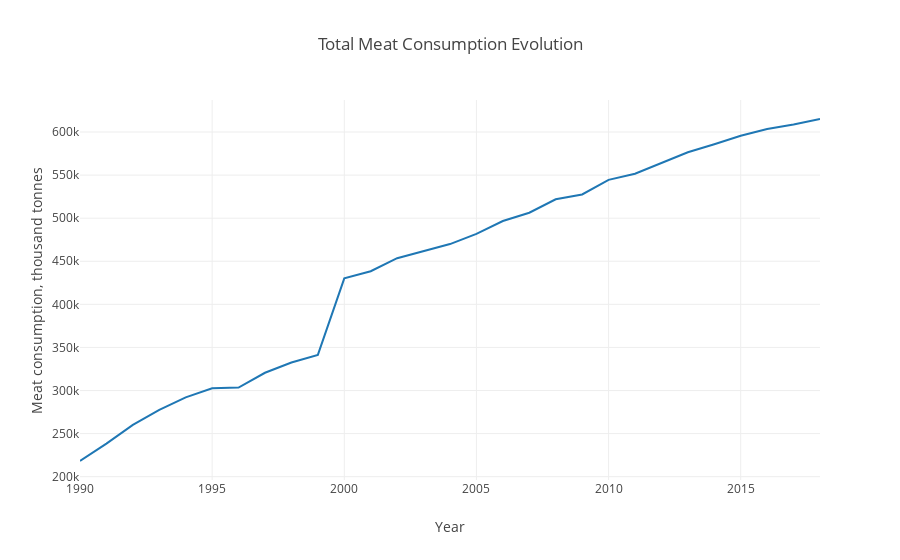

Notebook cell for this chart:
### Markdown cell above
This would be the full syntax for defining the figure as one object at once:

### Code cell
fig = go.Figure(
        data=[
            go.Scatter(x=df_total_year.TIME, 
                       y=df_total_year.Value,
                       mode='lines')
        ],
        layout=go.Layout(
            title=dict(text='Total Meat Consumption Evolution'),
            xaxis=dict(title='Year'),
            yaxis=dict(title='Meat consumption, thousand tonnes')
        )
    )
fig.show()

### Figure 1 — Plotly figure (JSON) as saved in the notebook; plotly's stock layout.template omitted (floating-point values rounded to 4 significant figures)
{"data": [{"mode": "lines", "type": "scatter", "uid": "48566f39-ee30-4aeb-a104-a08247865ec7", "x": [1990, 1991, 1992, 1993, 1994, 1995, 1996, 1997, 1998, 1999, 2000, 2001, 2002, 2003, 2004, 2005, 2006, 2007, 2008, 2009, 2010, 2011, 2012, 2013, 2014, 2015, 2016, 2017, 2018], "y": [218203, 238417, 260198, 277449, 292060, 302593, 303447, 320615, 332461, 341410, 430161, 438483, 453547, 461973, 469940, 481864, 496697, 506330, 521975, 527523, 544439, 551565, 564106, 576559, 585890, 595643, 603474, 608799, 615118]}], "layout": {"title": {"text": "Total Meat Consumption Evolution"}, "xaxis": {"title": {"text": "Year"}}, "yaxis": {"title": {"text": "Meat consumption, thousand tonnes"}}}}
